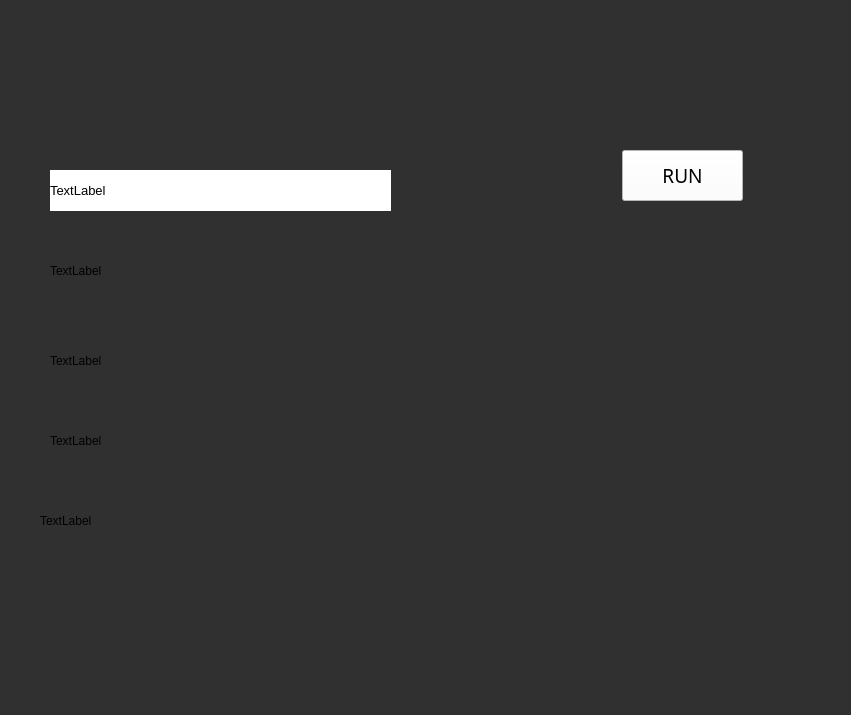
<?xml version="1.0" encoding="UTF-8"?>
<ui version="4.0">
 <class>MainWindow</class>
 <widget class="QMainWindow" name="MainWindow">
  <property name="geometry">
   <rect>
    <x>0</x>
    <y>0</y>
    <width>851</width>
    <height>715</height>
   </rect>
  </property>
  <property name="windowTitle">
   <string>MainWindow</string>
  </property>
  <property name="autoFillBackground">
   <bool>false</bool>
  </property>
  <property name="styleSheet">
   <string notr="true">background-color: rgb(48, 48, 48);</string>
  </property>
  <widget class="QWidget" name="centralwidget">
   <widget class="QPushButton" name="pushButton">
    <property name="geometry">
     <rect>
      <x>622</x>
      <y>150</y>
      <width>121</width>
      <height>51</height>
     </rect>
    </property>
    <property name="font">
     <font>
      <family>Corbel</family>
      <pointsize>14</pointsize>
     </font>
    </property>
    <property name="styleSheet">
     <string notr="true">background-color: rgb(255, 255, 255);</string>
    </property>
    <property name="text">
     <string>RUN</string>
    </property>
   </widget>
   <widget class="QLabel" name="label">
    <property name="geometry">
     <rect>
      <x>50</x>
      <y>170</y>
      <width>341</width>
      <height>41</height>
     </rect>
    </property>
    <property name="font">
     <font>
      <pointsize>10</pointsize>
     </font>
    </property>
    <property name="styleSheet">
     <string notr="true">background: rgb(255, 255, 255)</string>
    </property>
    <property name="text">
     <string>TextLabel</string>
    </property>
   </widget>
   <widget class="QLabel" name="label_2">
    <property name="geometry">
     <rect>
      <x>50</x>
      <y>250</y>
      <width>341</width>
      <height>41</height>
     </rect>
    </property>
    <property name="text">
     <string>TextLabel</string>
    </property>
   </widget>
   <widget class="QLabel" name="label_3">
    <property name="geometry">
     <rect>
      <x>50</x>
      <y>340</y>
      <width>341</width>
      <height>41</height>
     </rect>
    </property>
    <property name="text">
     <string>TextLabel</string>
    </property>
   </widget>
   <widget class="QLabel" name="label_4">
    <property name="geometry">
     <rect>
      <x>50</x>
      <y>420</y>
      <width>341</width>
      <height>41</height>
     </rect>
    </property>
    <property name="text">
     <string>TextLabel</string>
    </property>
   </widget>
   <widget class="QLabel" name="label_5">
    <property name="geometry">
     <rect>
      <x>40</x>
      <y>500</y>
      <width>341</width>
      <height>41</height>
     </rect>
    </property>
    <property name="text">
     <string>TextLabel</string>
    </property>
   </widget>
  </widget>
  <widget class="QMenuBar" name="menubar">
   <property name="geometry">
    <rect>
     <x>0</x>
     <y>0</y>
     <width>851</width>
     <height>26</height>
    </rect>
   </property>
  </widget>
  <widget class="QStatusBar" name="statusbar"/>
 </widget>
 <resources/>
 <connections/>
</ui>
